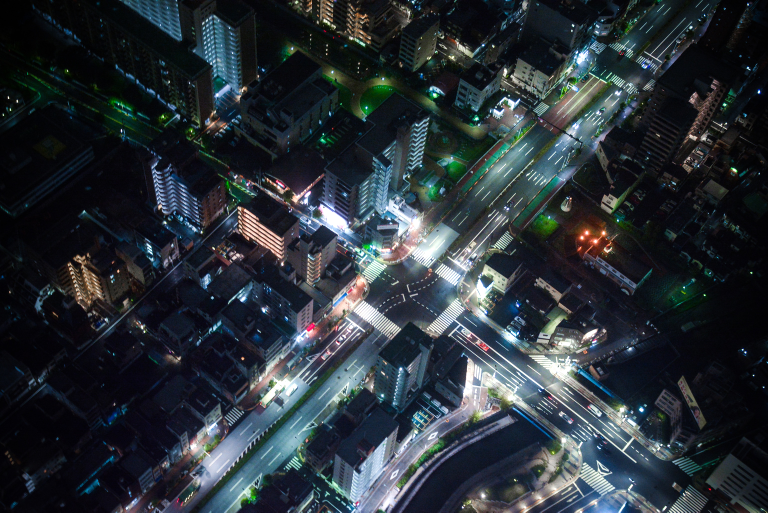
#> input picture experiments/GlowLab/captures/glow-suite-family-city-clip-refinement-rd1/refined-chromatic-fringe-restrained-chromatic_glow-cpu.png, 1536 x 1025 px (shown at 1/2 size)
$ python flash_exposure_adaptation_lab.py --video captures/glow-suite-family-city-clip-refinement-rd1/refined-chromatic-fringe-restrained-chromatic_glow-cpu.png
#> lines starting #> are read from the running program, lines starting #| are printed output that depends on the picture
### experiments/GlowLab/flash_fill_lab.py
"""Deterministic image-space R&D for a light flash that sweeps across a frame."""

from __future__ import annotations

import argparse
import json
from pathlib import Path
import re
import time

import cv2
import numpy as np

from glow_lab import add_label, linear_to_srgb, make_fixture, srgb_to_linear, to_u8


DEFAULT_SETTINGS: dict[str, object] = {
    "time": 0.5,
    "duration_seconds": 1.0,
    "fps": 24.0,
    "strength": 5.0,
    "softness": 0.19,
    "direction_degrees": 168.0,
    "mode": "directional",
    "source_position": [0.08, 0.5],
    "radial_falloff": 3.0,
    "attack_duration": 0.78,
    "peak_time": 0.78,
    "decay_rate": 18.0,
    "scatter_strength": 1.4,
    "scatter_front_coupling": 0.0,
    "veil_gain": 0.025,
    "highlight_threshold": 0.28,
    "highlight_range": 0.52,
    "global_fill": 0.06,
    "front_duration": 0.72,
    "temperature": [1.0, 0.94, 0.82],
    "frame_count": 25,
}
SCATTER_SWEEP_SETTINGS = {
    "time": 0.12,
    "exposure_strength": 2.0,
    "global_fill": 0.0,
    "gains": [0.0, 2.0, 8.0, 20.0],
}


# [91 lines left out: functions load_settings, write_json, timing_in_seconds, load_image, save_image, load_gsf_fit, not called in this run]


def scatter_psf(source_highlights: np.ndarray, width: int, height: int,
                gsf_fit: tuple[tuple[float, float], ...] | None) -> np.ndarray:
    """Spread highlight energy with a measured or broad analytic GSF proxy."""
    if gsf_fit:
        result = np.zeros_like(source_highlights)
        for weight, sigma in gsf_fit:
            result += cv2.GaussianBlur(
                source_highlights, (0, 0), sigmaX=sigma, sigmaY=sigma,
                borderType=cv2.BORDER_REPLICATE) * weight
        return result
    bloom_core = cv2.GaussianBlur(
        source_highlights, (0, 0), sigmaX=max(0.8, width * 0.003),
        sigmaY=max(0.8, height * 0.003), borderType=cv2.BORDER_REPLICATE)
    bloom_near = cv2.GaussianBlur(
        source_highlights, (0, 0), sigmaX=max(1.0, width * 0.014),
        sigmaY=max(1.0, height * 0.014), borderType=cv2.BORDER_REPLICATE)
    bloom_wide = cv2.GaussianBlur(
        source_highlights, (0, 0), sigmaX=max(2.0, width * 0.06),
        sigmaY=max(2.0, height * 0.06), borderType=cv2.BORDER_REPLICATE)
    return bloom_core * 0.48 + bloom_near * 0.34 + bloom_wide * 0.18


def flash_fill(rgba: np.ndarray, progress: float, direction: tuple[float, float] = (-1.0, 0.22),
               softness: float = 0.19, strength: float = 5.0,
               temperature: tuple[float, float, float] = (1.0, 0.94, 0.82),
               attack_duration: float = 0.78,
               peak_time: float = 0.78, decay_rate: float = 18.0,
               mode: str = "directional", source_position: tuple[float, float] = (0.08, 0.5),
               radial_falloff: float = 3.0,
               scatter_strength: float = 1.4,
               highlight_threshold: float = 0.28, highlight_range: float = 0.52,
               gsf_fit: tuple[tuple[float, float], ...] | None = None,
               global_fill: float = 0.06, front_duration: float = 0.72,
               depth_map: np.ndarray | None = None, depth_strength: float = 0.0,
               depth_near_is_bright: bool = True,
               depth_front_strength: float = 0.0,
               highlight_rolloff: float = 0.0,
               scatter_front_coupling: float = 0.0,
               veil_gain: float = 0.025,
               return_components: bool = False) -> np.ndarray | dict[str, np.ndarray]:
    """Sweep an exposure wave across the image, blooming bright regions in linear light."""
    h, w = rgba.shape[:2]
    dx, dy = direction
    length = max(float(np.hypot(dx, dy)), 1.0e-6)
    dx, dy = dx / length, dy / length
    y, x = np.mgrid[0:h, 0:w].astype(np.float32)
    nx = x / max(w - 1, 1) - 0.5
    ny = y / max(h - 1, 1) - 0.5
    time = float(np.clip(progress, 0.0, 1.0))
    spatial_time = min(1.0, time / max(float(front_duration), 1.0e-3))
    if mode == "directional":
        distance = nx * dx + ny * dy
        extent = 0.5 * (abs(dx) + abs(dy))
        front = (spatial_time * 2.0 - 1.0) * extent
    elif mode == "radial":
        sx = float(np.clip(source_position[0], 0.0, 1.0)) * max(w - 1, 1)
        sy = float(np.clip(source_position[1], 0.0, 1.0)) * max(h - 1, 1)
        scale = float(max(w, h))
        distance = np.hypot(x - sx, y - sy) / scale
        extent = float(max(np.hypot(cx - sx, cy - sy)
                           for cx in (0.0, float(w - 1))
                           for cy in (0.0, float(h - 1))) / scale)
        front = spatial_time * extent
    else:
        raise ValueError(f"Unsupported wave mode: {mode}")
    feather = max(float(softness), 1.0e-4)
    depth = None
    if depth_map is not None and (float(depth_strength) > 0.0 or
                                  float(depth_front_strength) > 0.0):
        if depth_map.shape != (h, w):
            raise ValueError(f"Depth map dimensions {depth_map.shape[::-1]} do not match image {(w, h)}")
        depth = np.clip(depth_map.astype(np.float32, copy=False), 0.0, 1.0)
        if depth_near_is_bright:
            depth = 1.0 - depth
    # A coherent, very-low-frequency distortion keeps the travelling boundary
    # from reading as a mathematically perfect wipe while remaining repeatable.
    noise = np.random.default_rng(271828).standard_normal((9, 13), dtype=np.float32)
    noise = cv2.resize(noise, (w, h), interpolation=cv2.INTER_CUBIC)
    noise = cv2.GaussianBlur(noise, (0, 0), sigmaX=max(2.0, w * 0.035),
                             sigmaY=max(2.0, h * 0.035))
    noise /= max(float(noise.std()), 1.0e-5)
    distance = distance + noise * feather * 0.16
    # A logistic front avoids the razor-like wipe produced by a smoothstep mask.
    if depth is not None and float(depth_front_strength) > 0.0 and mode == "radial":
        # Larger normalized depth means farther, so the traveling front reaches
        # farther regions later. Mean-centering preserves baseline timing;
        # positive distance delays those regions until the front travels farther.
        depth_front = depth - float(depth.mean())
        distance = distance + depth_front * float(depth_front_strength)
    spatial_wave = 1.0 / (1.0 + np.exp(np.clip((distance - front) * (8.0 / feather), -40.0, 40.0)))
    # Model a fast flash attack, short peak, and exponential exposure decay.
    peak = float(np.clip(peak_time, 0.0, 1.0))
    attack_span = max(1.0e-3, min(max(float(attack_duration), 1.0e-3), max(peak, 1.0e-3)))
    # Keep exposure rising to the peak; the spatial front already supplies
    # feathering, while a smoothstep here would flatten the temporal shoulder.
    attack = np.clip(time / attack_span, 0.0, 1.0)
    decay = np.exp(-np.maximum(time - peak, 0.0) *
                   max(0.0, decay_rate))
    pulse = attack * decay
    global_fill = float(np.clip(global_fill, 0.0, 1.0))
    wave = pulse * (spatial_wave * (1.0 - global_fill) + global_fill)
    if mode == "radial":
        # Approximate inverse-square illumination in normalized image space.
        # This art-direction control does not reconstruct scene depth.
        sx = float(np.clip(source_position[0], 0.0, 1.0))
        sy = float(np.clip(source_position[1], 0.0, 1.0))
        radius = np.hypot(x / max(w - 1, 1) - sx, y / max(h - 1, 1) - sy)
        max_radius = max(np.hypot(cx - sx, cy - sy)
                         for cx in (0.0, 1.0) for cy in (0.0, 1.0))
        normalized_radius_sq = (radius / max(max_radius, 1.0e-6)) ** 2
        attenuation = 1.0 / (1.0 + max(0.0, float(radial_falloff)) * normalized_radius_sq)
        if depth_map is not None and float(depth_strength) > 0.0:
            depth_exposure = depth - float(depth.mean())
            depth_gain = np.exp(np.clip(depth_exposure * float(depth_strength), -4.0, 4.0))
            attenuation *= depth_gain
        wave *= attenuation
    # Scattered light leaks ahead of the direct exposure front at lower intensity.
    near_haze = cv2.GaussianBlur(wave, (0, 0), sigmaX=max(2.0, w * 0.055),
                                 sigmaY=max(2.0, h * 0.055),
                                 borderType=cv2.BORDER_REPLICATE)

    source = srgb_to_linear(np.maximum(rgba[..., :3], 0.0))
    tint = np.asarray(temperature, dtype=np.float32)[None, None, :]
    exposure = np.exp2((wave * 0.88 + near_haze * 0.12)[..., None] * (strength / 2.0))
    tint_mix = 1.0 + (tint - 1.0) * np.clip(wave, 0.0, 1.0)[..., None]
    exposed = source * exposure * tint_mix
    # Approximate optical stray-light spread from actual scene highlights.
    # A small Gaussian mixture is a controllable stand-in for a measured lens GSF.
    source_luminance = (source[..., 0] * 0.2126 + source[..., 1] * 0.7152 +
                        source[..., 2] * 0.0722)
    highlight = np.clip((source_luminance - float(highlight_threshold)) /
                        max(float(highlight_range), 1.0e-4), 0.0, 1.0)
    highlight = highlight * highlight * (3.0 - 2.0 * highlight)
    hot_source = source * highlight[..., None]
    bloom = scatter_psf(hot_source, w, h, gsf_fit)
    # Global mode keeps the legacy pulse-wide bloom. Coupled mode gates each
    # highlight source by local flash energy before the PSF, allowing its light
    # to spill softly beyond the traveling front instead of clipping the bloom.
    scatter_front_coupling = float(np.clip(scatter_front_coupling, 0.0, 1.0))
    scatter_linear = bloom * (pulse * (1.0 - scatter_front_coupling))[..., None]
    if scatter_front_coupling > 0.0:
        lit_highlights = hot_source * wave[..., None]
        front_scatter = scatter_psf(lit_highlights, w, h, gsf_fit)
        scatter_linear += front_scatter * scatter_front_coupling
    veil_scale = max(0.0, float(strength)) * max(0.0, float(veil_gain))
    veil = ((wave * 0.72 + near_haze * 0.28)[..., None] * veil_scale *
            np.asarray((2.4, 2.32, 2.2), np.float32))
    result_linear = np.maximum(exposed + scatter_linear * max(0.0, scatter_strength) + veil, 0.0)
    rolloff = float(np.clip(highlight_rolloff, 0.0, 1.0))
    if rolloff > 0.0:
        luma = (result_linear[..., 0] * 0.2126 + result_linear[..., 1] * 0.7152 +
                result_linear[..., 2] * 0.0722)
        knee = 0.62
        shoulder_width = 1.0 - knee
        excess = np.maximum(luma - knee, 0.0)
        shoulder_luma = knee + shoulder_width * (
            1.0 - np.exp(-excess / (shoulder_width * (0.25 + rolloff * 0.75))))
        compressed_luma = np.where(luma > knee, shoulder_luma, luma)
        flash_mix = rolloff * np.clip(wave + near_haze, 0.0, 1.0)
        mapped_luma = luma + (compressed_luma - luma) * flash_mix
        scale = np.divide(mapped_luma, np.maximum(luma, 1.0e-6),
                          out=np.ones_like(luma), where=luma > 1.0e-6)
        result_linear *= scale[..., None]
    result = linear_to_srgb(result_linear)
    result_rgba = np.dstack((np.clip(result, 0.0, 1.0), rgba[..., 3]))
    if not return_components:
        return result_rgba

    # Expose additive pre-rolloff layers for look diagnosis. Their sum is the
    # linear result before the nonlinear highlight shoulder is applied.
    layers: dict[str, np.ndarray] = {"result": result_rgba}
    for name, rgb_linear in (
            ("exposure", exposed),
            ("scatter", source + scatter_linear * max(0.0, float(scatter_strength))),
            ("veil", source + veil)):
        srgb = linear_to_srgb(np.maximum(rgb_linear, 0.0))
        layers[name] = np.dstack((np.clip(srgb, 0.0, 1.0), rgba[..., 3]))
    combined_pre_rolloff = (source + (exposed - source) +
                            scatter_linear * max(0.0, float(scatter_strength)) + veil)
    combined_srgb = linear_to_srgb(np.maximum(combined_pre_rolloff, 0.0))
    layers["combined_pre_rolloff"] = np.dstack(
        (np.clip(combined_srgb, 0.0, 1.0), rgba[..., 3]))
    return layers


# [478 lines left out: functions run, run_radial_sweep, run_temporal_samples, interactive, not called in this run]


# [158 lines that do not run on import are left out]

### experiments/GlowLab/glow_lab.py
"""Deterministic still-image R&D harness for glow looks.

This deliberately lives outside the application build. It produces PNG captures
and checks image-space invariants so candidate looks can be compared before
being ported into ArtifactCore and Artifact.
"""

from __future__ import annotations

import argparse
from pathlib import Path

import cv2
import numpy as np


# [22 lines left out: function make_fixture, not called in this run]


def srgb_to_linear(value: np.ndarray) -> np.ndarray:
    return np.where(value <= 0.04045, value / 12.92, ((value + 0.055) / 1.055) ** 2.4)


def linear_to_srgb(value: np.ndarray) -> np.ndarray:
    value = np.maximum(value, 0.0)
    return np.where(value <= 0.0031308, value * 12.92, 1.055 * np.power(value, 1.0 / 2.4) - 0.055)


# [37 lines left out: functions current_look, soft_knee_glow, not called in this run]


def to_u8(rgba: np.ndarray) -> np.ndarray:
    return np.round(np.clip(rgba, 0.0, 1.0) * 255.0).astype(np.uint8)


# [34 lines left out: functions add_label, run, not called in this run]


# [5 lines that do not run on import are left out]

### experiments/GlowLab/flash_exposure_adaptation_lab.py
"""Compare flash exposure strength against low-key and high-key source images."""

from __future__ import annotations

import argparse
import json
from pathlib import Path

import cv2
import numpy as np

from flash_fill_lab import flash_fill, load_image
from glow_lab import srgb_to_linear, to_u8


def resize_rgba(rgba: np.ndarray, max_dimension: int) -> np.ndarray:
    height, width = rgba.shape[:2]
    scale = min(1.0, max_dimension / max(height, width))
    if scale >= 1.0:
        return rgba
    size = (max(1, round(width * scale)), max(1, round(height * scale)))
    rgb = cv2.resize(rgba[..., :3], size, interpolation=cv2.INTER_AREA)
    alpha = cv2.resize(rgba[..., 3], size, interpolation=cv2.INTER_AREA)
    return np.dstack((rgb, alpha))


def load_video_frame(path: Path, seconds: float) -> tuple[np.ndarray, float]:
    capture = cv2.VideoCapture(str(path))
    if not capture.isOpened():
        raise OSError(f"Could not open video: {path}")
    fps = float(capture.get(cv2.CAP_PROP_FPS))
    if fps <= 0.0:
        fps = 24.0
    frame = max(0, int(round(seconds * fps)))
    try:
        capture.set(cv2.CAP_PROP_POS_FRAMES, frame)
        ok, bgr = capture.read()
        if not ok:
            raise OSError(f"Could not read frame {frame} from {path}")
        rgb = cv2.cvtColor(bgr, cv2.COLOR_BGR2RGB).astype(np.float32) / 255.0
        rgba = np.dstack((rgb, np.ones(rgb.shape[:2], np.float32)))
        return rgba, frame / fps
    finally:
        capture.release()


def linear_luma(rgb: np.ndarray) -> np.ndarray:
    linear = srgb_to_linear(rgb)
    return linear[..., 0] * 0.2126 + linear[..., 1] * 0.7152 + linear[..., 2] * 0.0722


def main() -> None:
    parser = argparse.ArgumentParser(description=__doc__)
    parser.add_argument("--output", type=Path,
                        default=Path(__file__).resolve().parent / "captures" / "exposure-adaptation")
    parser.add_argument("--image", type=Path, action="append", default=[],
                        help="8-bit image to include; may be repeated")
    parser.add_argument("--video", type=Path,
                        help="optional video; one frame is sampled for the high-key comparison")
    parser.add_argument("--video-seconds", type=float, default=1.0)
    parser.add_argument("--progress", type=float, default=0.68)
    parser.add_argument("--strengths", nargs="+", type=float,
                        default=(0.4, 0.8, 1.2, 1.6, 2.3))
    parser.add_argument("--target-new-clip-fraction", type=float, default=0.08,
                        help="choose the highest tested strength below this new-clip fraction")
    parser.add_argument("--max-dimension", type=int, default=960)
    args = parser.parse_args()
    if not args.image and args.video is None:
        parser.error("provide at least one --image or --video")
    if args.max_dimension < 64:
        parser.error("max-dimension must be at least 64")
    args.output.mkdir(parents=True, exist_ok=True)

    sources: list[tuple[str, str, np.ndarray, dict[str, object]]] = []
    for path in args.image:
        source = resize_rgba(load_image(path), args.max_dimension)
        sources.append((path.stem, str(path.resolve()), source, {"kind": "image"}))
    if args.video is not None:
        rgba, actual_seconds = load_video_frame(args.video, args.video_seconds)
#> in load_video_frame, bgr is the input picture: shape (1025, 1536, 3); mean B, G, R 56, 49.9, 42.2
#> in load_video_frame, `rgb = cv2.cvtColor(bgr, cv2.COLOR_BGR2RGB).astype(np.float32) / 255.0`:
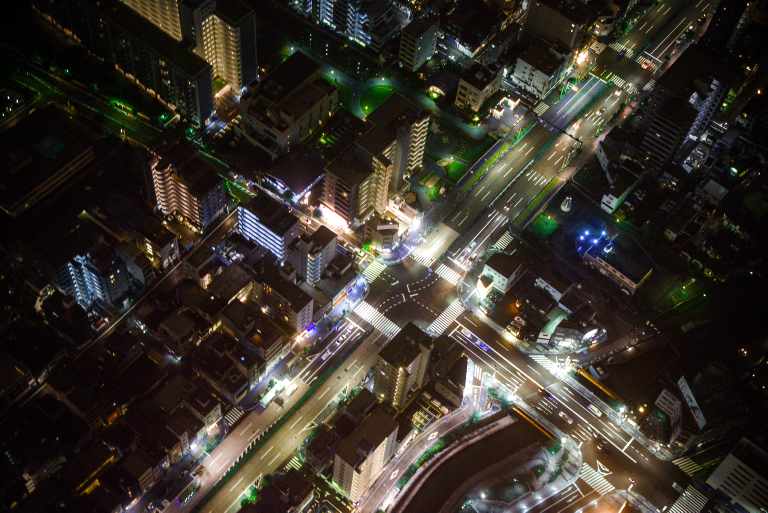
#> rgb: shape (1025, 1536, 3) float32 (shown at 1/2 size); mean B, G, R 0.166, 0.197, 0.22
        source = resize_rgba(rgba, args.max_dimension)
#> in resize_rgba, `rgb = cv2.resize(rgba[..., :3], size, interpolation=cv2.INTER_AREA)`:
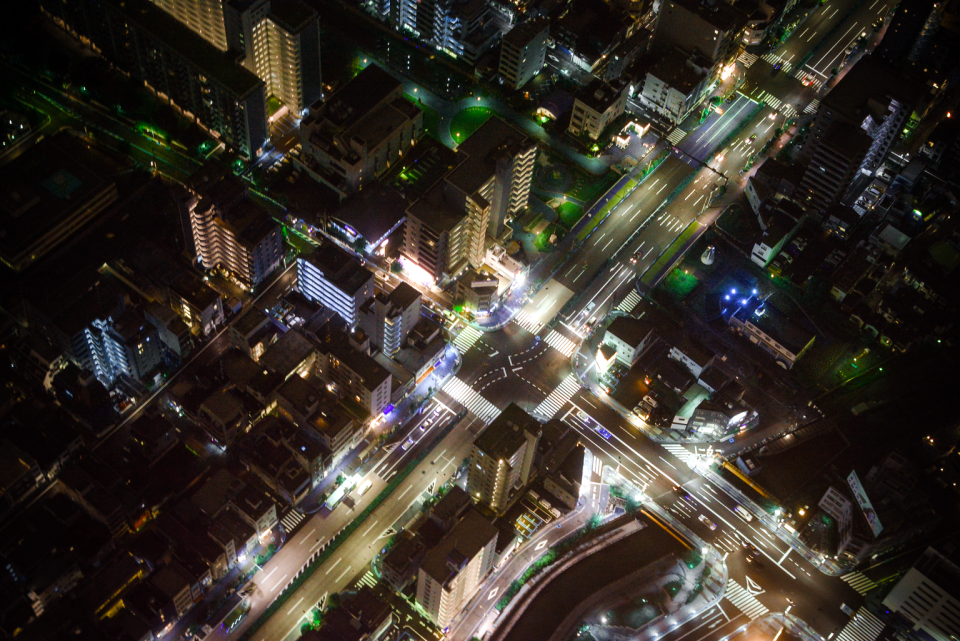
#> rgb: shape (641, 960, 3) float32; mean B, G, R 0.166, 0.196, 0.219
#> (the rest of the program and of its run is left out)
